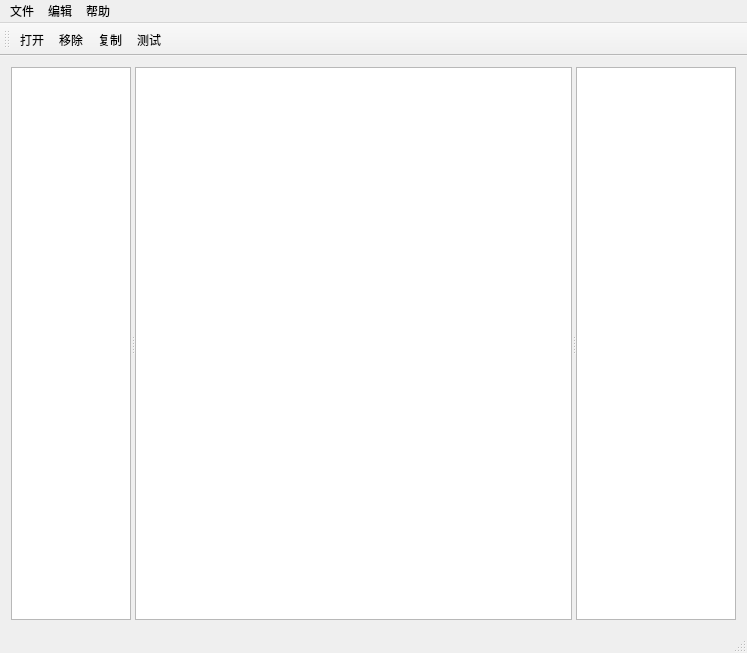
<?xml version="1.0" encoding="UTF-8"?>
<ui version="4.0">
 <class>javapvClass</class>
 <widget class="QMainWindow" name="javapvClass">
  <property name="geometry">
   <rect>
    <x>0</x>
    <y>0</y>
    <width>747</width>
    <height>653</height>
   </rect>
  </property>
  <property name="windowTitle">
   <string>javap-v</string>
  </property>
  <widget class="QWidget" name="centralWidget">
   <layout class="QHBoxLayout" name="horizontalLayout">
    <item>
     <widget class="QSplitter" name="splitter">
      <property name="orientation">
       <enum>Qt::Horizontal</enum>
      </property>
      <property name="childrenCollapsible">
       <bool>false</bool>
      </property>
      <widget class="QTreeView" name="nTree">
       <property name="minimumSize">
        <size>
         <width>80</width>
         <height>0</height>
        </size>
       </property>
       <property name="maximumSize">
        <size>
         <width>120</width>
         <height>16777215</height>
        </size>
       </property>
      </widget>
      <widget class="QListView" name="vView">
       <property name="minimumSize">
        <size>
         <width>350</width>
         <height>0</height>
        </size>
       </property>
       <property name="maximumSize">
        <size>
         <width>16777215</width>
         <height>16777215</height>
        </size>
       </property>
      </widget>
      <widget class="QListView" name="bView">
       <property name="maximumSize">
        <size>
         <width>160</width>
         <height>16777215</height>
        </size>
       </property>
      </widget>
     </widget>
    </item>
   </layout>
  </widget>
  <widget class="QMenuBar" name="menuBar">
   <property name="geometry">
    <rect>
     <x>0</x>
     <y>0</y>
     <width>747</width>
     <height>22</height>
    </rect>
   </property>
   <widget class="QMenu" name="menu">
    <property name="title">
     <string>文件</string>
    </property>
    <addaction name="action_open"/>
    <addaction name="separator"/>
    <addaction name="action_close"/>
    <addaction name="action_exit"/>
   </widget>
   <widget class="QMenu" name="menu_2">
    <property name="title">
     <string>帮助</string>
    </property>
    <addaction name="action_about"/>
   </widget>
   <widget class="QMenu" name="menu_3">
    <property name="title">
     <string>编辑</string>
    </property>
    <addaction name="action_copy"/>
    <addaction name="action_select_all"/>
   </widget>
   <addaction name="menu"/>
   <addaction name="menu_3"/>
   <addaction name="menu_2"/>
  </widget>
  <widget class="QToolBar" name="mainToolBar">
   <attribute name="toolBarArea">
    <enum>TopToolBarArea</enum>
   </attribute>
   <attribute name="toolBarBreak">
    <bool>false</bool>
   </attribute>
   <addaction name="action_open"/>
   <addaction name="action_close"/>
   <addaction name="action_copy"/>
   <addaction name="action_test"/>
  </widget>
  <widget class="QStatusBar" name="statusBar"/>
  <action name="action_open">
   <property name="text">
    <string>打开</string>
   </property>
   <property name="shortcut">
    <string>Ctrl+Shift+O</string>
   </property>
  </action>
  <action name="action_about">
   <property name="text">
    <string>关于javap-v</string>
   </property>
  </action>
  <action name="action_close">
   <property name="text">
    <string>移除</string>
   </property>
   <property name="toolTip">
    <string>移除当前class文件</string>
   </property>
   <property name="shortcut">
    <string>Ctrl+Shift+D</string>
   </property>
  </action>
  <action name="action_exit">
   <property name="text">
    <string>退出</string>
   </property>
   <property name="shortcut">
    <string>Ctrl+Shift+E</string>
   </property>
  </action>
  <action name="action_copy">
   <property name="text">
    <string>复制</string>
   </property>
   <property name="shortcut">
    <string>Ctrl+C</string>
   </property>
  </action>
  <action name="action_select_all">
   <property name="text">
    <string>全选</string>
   </property>
   <property name="shortcut">
    <string>Ctrl+A</string>
   </property>
  </action>
  <action name="action_test">
   <property name="text">
    <string>测试</string>
   </property>
   <property name="toolTip">
    <string>正式发布时移除</string>
   </property>
   <property name="shortcut">
    <string>Ctrl+Shift+T</string>
   </property>
  </action>
 </widget>
 <layoutdefault spacing="6" margin="11"/>
 <resources>
  <include location="javapv.qrc"/>
 </resources>
 <connections/>
 <slots>
  <slot>loadClassFile()</slot>
 </slots>
</ui>
